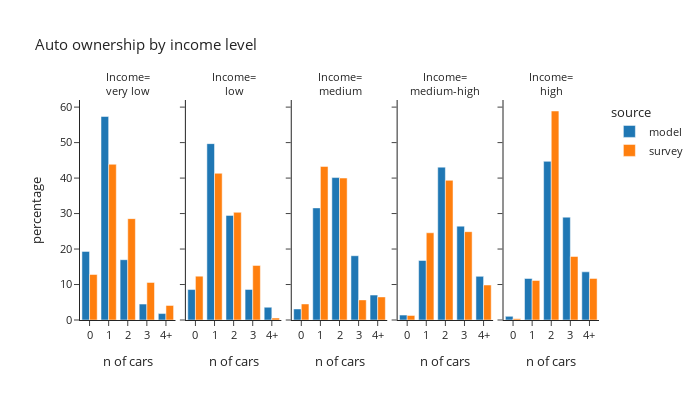

Notebook cell for this chart:
### Code cell
plot_auto(hh,'hhincome_group','income level', 'Income')

### Figure 1 — Plotly figure (JSON) as saved in the notebook; plotly's stock layout.template omitted (floating-point values rounded to 4 significant figures)
{"data": [{"alignmentgroup": "True", "hovertemplate": "source=model<br>hhincome_group=very low<br>auto_ownership_simple=%{x}<br>percentage=%{y}<extra></extra>", "legendgroup": "model", "marker": {"color": "#1F77B4", "pattern": {"shape": ""}}, "name": "model", "offsetgroup": "model", "orientation": "v", "showlegend": true, "textposition": "auto", "type": "bar", "x": ["0", "1", "2", "3", "4+"], "xaxis": "x", "y": [19.34, 57.37, 16.99, 4.486, 1.812], "yaxis": "y"}, {"alignmentgroup": "True", "hovertemplate": "source=model<br>hhincome_group=low<br>auto_ownership_simple=%{x}<br>percentage=%{y}<extra></extra>", "legendgroup": "model", "marker": {"color": "#1F77B4", "pattern": {"shape": ""}}, "name": "model", "offsetgroup": "model", "orientation": "v", "showlegend": false, "textposition": "auto", "type": "bar", "x": ["0", "1", "2", "3", "4+"], "xaxis": "x2", "y": [8.58, 49.71, 29.49, 8.622, 3.603], "yaxis": "y2"}, {"alignmentgroup": "True", "hovertemplate": "source=model<br>hhincome_group=medium<br>auto_ownership_simple=%{x}<br>percentage=%{y}<extra></extra>", "legendgroup": "model", "marker": {"color": "#1F77B4", "pattern": {"shape": ""}}, "name": "model", "offsetgroup": "model", "orientation": "v", "showlegend": false, "textposition": "auto", "type": "bar", "x": ["0", "1", "2", "3", "4+"], "xaxis": "x3", "y": [3.115, 31.6, 40.14, 18.11, 7.026], "yaxis": "y3"}, {"alignmentgroup": "True", "hovertemplate": "source=model<br>hhincome_group=medium-high<br>auto_ownership_simple=%{x}<br>percentage=%{y}<extra></extra>", "legendgroup": "model", "marker": {"color": "#1F77B4", "pattern": {"shape": ""}}, "name": "model", "offsetgroup": "model", "orientation": "v", "showlegend": false, "textposition": "auto", "type": "bar", "x": ["0", "1", "2", "3", "4+"], "xaxis": "x4", "y": [1.381, 16.77, 43.09, 26.46, 12.3], "yaxis": "y4"}, {"alignmentgroup": "True", "hovertemplate": "source=model<br>hhincome_group=high<br>auto_ownership_simple=%{x}<br>percentage=%{y}<extra></extra>", "legendgroup": "model", "marker": {"color": "#1F77B4", "pattern": {"shape": ""}}, "name": "model", "offsetgroup": "model", "orientation": "v", "showlegend": false, "textposition": "auto", "type": "bar", "x": ["0", "1", "2", "3", "4+"], "xaxis": "x5", "y": [1.025, 11.7, 44.72, 28.98, 13.57], "yaxis": "y5"}, {"alignmentgroup": "True", "hovertemplate": "source=survey<br>hhincome_group=very low<br>auto_ownership_simple=%{x}<br>percentage=%{y}<extra></extra>", "legendgroup": "survey", "marker": {"color": "#FF7F0E", "pattern": {"shape": ""}}, "name": "survey", "offsetgroup": "survey", "orientation": "v", "showlegend": true, "textposition": "auto", "type": "bar", "x": ["0", "1", "2", "3", "4+"], "xaxis": "x", "y": [12.83, 43.89, 28.57, 10.59, 4.113], "yaxis": "y"}, {"alignmentgroup": "True", "hovertemplate": "source=survey<br>hhincome_group=low<br>auto_ownership_simple=%{x}<br>percentage=%{y}<extra></extra>", "legendgroup": "survey", "marker": {"color": "#FF7F0E", "pattern": {"shape": ""}}, "name": "survey", "offsetgroup": "survey", "orientation": "v", "showlegend": false, "textposition": "auto", "type": "bar", "x": ["0", "1", "2", "3", "4+"], "xaxis": "x2", "y": [12.37, 41.35, 30.35, 15.38, 0.5522], "yaxis": "y2"}, {"alignmentgroup": "True", "hovertemplate": "source=survey<br>hhincome_group=medium<br>auto_ownership_simple=%{x}<br>percentage=%{y}<extra></extra>", "legendgroup": "survey", "marker": {"color": "#FF7F0E", "pattern": {"shape": ""}}, "name": "survey", "offsetgroup": "survey", "orientation": "v", "showlegend": false, "textposition": "auto", "type": "bar", "x": ["0", "1", "2", "3", "4+"], "xaxis": "x3", "y": [4.527, 43.28, 40.01, 5.672, 6.508], "yaxis": "y3"}, {"alignmentgroup": "True", "hovertemplate": "source=survey<br>hhincome_group=medium-high<br>auto_ownership_simple=%{x}<br>percentage=%{y}<extra></extra>", "legendgroup": "survey", "marker": {"color": "#FF7F0E", "pattern": {"shape": ""}}, "name": "survey", "offsetgroup": "survey", "orientation": "v", "showlegend": false, "textposition": "auto", "type": "bar", "x": ["0", "1", "2", "3", "4+"], "xaxis": "x4", "y": [1.285, 24.58, 39.37, 24.9, 9.868], "yaxis": "y4"}, {"alignmentgroup": "True", "hovertemplate": "source=survey<br>hhincome_group=high<br>auto_ownership_simple=%{x}<br>percentage=%{y}<extra></extra>", "legendgroup": "survey", "marker": {"color": "#FF7F0E", "pattern": {"shape": ""}}, "name": "survey", "offsetgroup": "survey", "orientation": "v", "showlegend": false, "textposition": "auto", "type": "bar", "x": ["0", "1", "2", "3", "4+"], "xaxis": "x5", "y": [0.3304, 11.14, 58.91, 17.9, 11.72], "yaxis": "y5"}], "layout": {"annotations": [{"font": {}, "showarrow": false, "text": "Income=<br>very low", "x": 0.092, "xanchor": "center", "xref": "paper", "y": 1, "yanchor": "bottom", "yref": "paper"}, {"font": {}, "showarrow": false, "text": "Income=<br>low", "x": 0.296, "xanchor": "center", "xref": "paper", "y": 1, "yanchor": "bottom", "yref": "paper"}, {"font": {}, "showarrow": false, "text": "Income=<br>medium", "x": 0.5, "xanchor": "center", "xref": "paper", "y": 1, "yanchor": "bottom", "yref": "paper"}, {"font": {}, "showarrow": false, "text": "Income=<br>medium-high", "x": 0.704, "xanchor": "center", "xref": "paper", "y": 1, "yanchor": "bottom", "yref": "paper"}, {"font": {}, "showarrow": false, "text": "Income=<br>high", "x": 0.908, "xanchor": "center", "xref": "paper", "y": 1, "yanchor": "bottom", "yref": "paper"}], "barmode": "group", "font": {"size": 11}, "height": 400, "legend": {"title": {"text": "source"}, "tracegroupgap": 0}, "title": {"text": "Auto ownership by income level"}, "width": 700, "xaxis": {"anchor": "y", "domain": [0, 0.184], "title": {"text": "n of cars"}}, "xaxis2": {"anchor": "y2", "domain": [0.204, 0.388], "matches": "x", "title": {"text": "n of cars"}}, "xaxis3": {"anchor": "y3", "domain": [0.408, 0.592], "matches": "x", "title": {"text": "n of cars"}}, "xaxis4": {"anchor": "y4", "domain": [0.612, 0.796], "matches": "x", "title": {"text": "n of cars"}}, "xaxis5": {"anchor": "y5", "domain": [0.816, 1], "matches": "x", "title": {"text": "n of cars"}}, "yaxis": {"anchor": "x", "domain": [0, 1], "title": {"text": "percentage"}}, "yaxis2": {"anchor": "x2", "domain": [0, 1], "matches": "y", "showticklabels": false}, "yaxis3": {"anchor": "x3", "domain": [0, 1], "matches": "y", "showticklabels": false}, "yaxis4": {"anchor": "x4", "domain": [0, 1], "matches": "y", "showticklabels": false}, "yaxis5": {"anchor": "x5", "domain": [0, 1], "matches": "y", "showticklabels": false}}}
